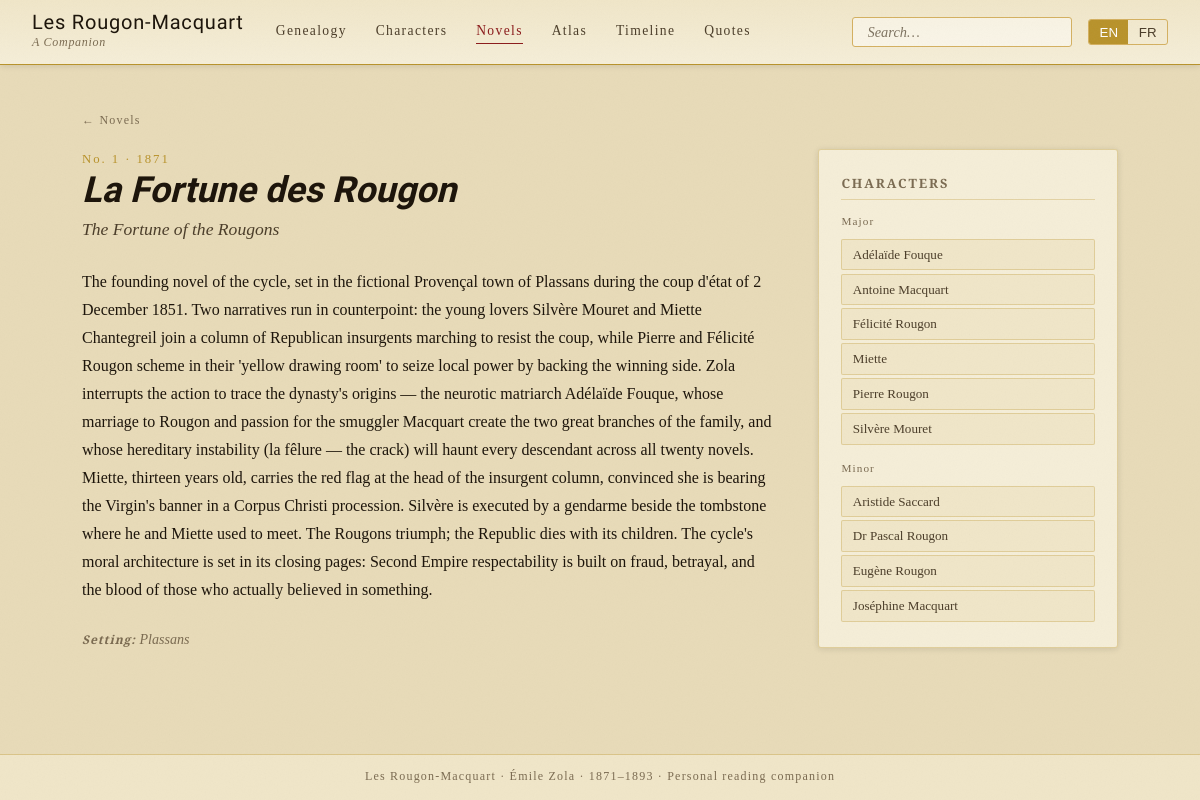
Screenshot of /novels/la-fortune-des-rougon with the database file from the repository.
### app/models.py (models this page shows, shortened)
class Novel(Base):
    __tablename__ = "novels"
    id           = Column(Integer, primary_key=True)
    number       = Column(Integer, nullable=False)          # 1–20 in series order
    slug         = Column(String(80), unique=True, nullable=False)
    title_fr     = Column(String(120), nullable=False)
    title_en     = Column(String(120), nullable=False)
    year         = Column(Integer)
    summary_en   = Column(Text)
    summary_fr   = Column(Text)
    themes       = Column(Text)                             # comma-separated
    setting      = Column(String(120))                      # primary location
    appearances  = relationship("CharacterAppearance", backref="novel", cascade="all, delete-orphan")
    events       = relationship("Event", backref="novel")

class CharacterAppearance(Base):
    __tablename__ = "character_appearances"
    id             = Column(Integer, primary_key=True)
    character_id   = Column(Integer, ForeignKey("characters.id"), nullable=False)
    novel_id       = Column(Integer, ForeignKey("novels.id"), nullable=False)
    role           = Column(String(20), default="major")   # major | minor | mentioned
    spoiler_level  = Column(Integer, default=0)            # 0 = safe, 1 = mild, 2 = heavy
    __table_args__ = (UniqueConstraint("character_id", "novel_id"),)

class Character(Base):
    __tablename__ = "characters"
    id                  = Column(Integer, primary_key=True)
    slug                = Column(String(80), unique=True, nullable=False)
    name                = Column(String(120), nullable=False)
    birth_name          = Column(String(120))               # if different
    occupation          = Column(String(120))
    branch              = Column(String(20))                # rougon | macquart | mouret | other
    generation          = Column(Integer)                   # 0=founders, 1,2,3...
    description_en      = Column(Text)
    description_fr      = Column(Text)
    physical_en         = Column(Text)
    physical_fr         = Column(Text)
    image_url           = Column(String(255))               # Wikimedia or local
    image_credit        = Column(String(255))
    tree_x              = Column(Float)
    tree_y              = Column(Float)
    featured_on_landing = Column(Boolean, default=False)    # shown on landing page tree
    appearances  = relationship("CharacterAppearance", backref="character", cascade="all, delete-orphan")
    quotes       = relationship("Quote", backref="character")
    events       = relationship("EventCharacter", backref="character")
    relations_as_a = relationship("CharacterRelation",
                                  foreign_keys="CharacterRelation.character_a_id",
                                  backref="character_a", cascade="all, delete-orphan")

### app/routers/novels.py (the view)
@router.get("/{slug}", response_class=HTMLResponse)
async def novel_detail(slug: str, request: Request, db: Session = Depends(get_db)):
    novel = db.query(Novel).filter(Novel.slug == slug).first()
    if not novel:
        raise HTTPException(status_code=404, detail="Novel not found")
    appearances = (
        db.query(CharacterAppearance)
        .filter(CharacterAppearance.novel_id == novel.id)
        .join(Character)
        .order_by(CharacterAppearance.role, Character.name)
        .all()
    )
    return templates.TemplateResponse(
        request, "novels/detail.html",
        {
            "novel": novel,
            "appearances": appearances,
        }
    )

### app/templates/novels/detail.html (shortened to what this page needs)
{% extends "base.html" %}
{% block content %}
<div class="page-container animate-in">
  <div style="margin-bottom:1rem;">
    <a href="/novels" style="font-family:var(--font-sc);font-size:0.75rem;letter-spacing:.1em;color:var(--ink-light);">← Novels</a>
  </div>
  <div style="display:grid;grid-template-columns:1fr 300px;gap:2.5rem;align-items:start;">
    <div>
      <p style="font-family:var(--font-sc);font-size:0.8rem;letter-spacing:.15em;color:var(--gold);">
        No. {{ novel.number }} · {{ novel.year }}
      </p>
      <h1 class="page-title" style="margin-bottom:.2rem;">{{ novel.title_fr }}</h1>
      <p style="font-family:var(--font-body);font-style:italic;font-size:1.1rem;color:var(--ink-faded);margin-bottom:1.5rem;">
        {{ novel.title_en }}
      </p>
      <div style="font-size:1rem;line-height:1.75;margin-bottom:1.5rem;">
        <span class="lang-text-en">{{ novel.summary_en or '' }}</span>
      </div>
      {% if novel.setting %}
      <p style="font-size:.88rem;font-style:italic;color:var(--ink-light);">
        <strong style="font-family:var(--font-sc);font-size:.75rem;letter-spacing:.08em;">Setting:</strong>
        {{ novel.setting }}
      </p>
      {% endif %}
    </div>
    <div class="character-sidebar">
      {% if appearances %}
      <h2 class="section-heading" data-en="Characters" data-fr="Personnages">Characters</h2>
      {% set majors = appearances | selectattr('role', 'equalto', 'major') | list %}
      {% set minors = appearances | selectattr('role', 'equalto', 'minor') | list %}
      {% if majors %}
      <p style="font-family:var(--font-sc);font-size:.7rem;letter-spacing:.1em;color:var(--ink-light);margin-bottom:.5rem;"
         data-en="Major" data-fr="Principaux">Major</p>
      {% for app in majors %}
      <a href="/characters/{{ app.character.slug }}" class="novel-pill" style="display:block;margin:.2rem 0;">
        {{ app.character.name }}
      </a>
      {% endfor %}
      {% endif %}
      {% if minors %}
      <p style="font-family:var(--font-sc);font-size:.7rem;letter-spacing:.1em;color:var(--ink-light);margin:.9rem 0 .5rem;"
         data-en="Minor" data-fr="Secondaires">Minor</p>
      {% for app in minors %}
      <a href="/characters/{{ app.character.slug }}" class="novel-pill" style="display:block;margin:.2rem 0;">
        {{ app.character.name }}
      </a>
      {% endfor %}
      {% endif %}
      {% endif %}
    </div>
  </div>
</div>
{% endblock %}

### app/static/css/main.css (style rules this page uses)
:root { --parchment: #f5eed8; --parchment-dark: #e8dbb8; --parchment-mid: #f0e6c8; --ink: #1a1208; --ink-faded: #4a3c28; --ink-light: #7a6a50; --rougon: #8B1a1a; --rougon-light: #c45a3a; --macquart: #1a3a5c; --macquart-light: #3a6a9c; --mouret: #2a5a2a; --mouret-light: #4a8a4a; --gold: #b8922a; --gold-light: #d4b060; --gold-pale: #f0dfa0; --shadow-sm: 0 1px 6px rgba(26,18,8,0.12); --shadow-md: 0 3px 14px rgba(26,18,8,0.18); --shadow-lg: 0 6px 28px rgba(26,18,8,0.25); --radius: 3px; --transition: 0.2s ease; --font-display: 'IM Fell English', Georgia, serif; --font-display-sc: 'IM Fell English SC', Georgia, serif; --font-body: 'Cormorant Garamond', Georgia, serif; --font-sc: 'Cormorant SC', Georgia, serif; --font-mono: 'Courier New', monospace; }
*, *::before, *::after { box-sizing: border-box; margin: 0; padding: 0; }
html { scroll-behavior: smooth; }
body { background-color: var(--parchment-dark); color: var(--ink); font-family: var(--font-body); font-size: 17px; line-height: 1.65; min-height: 100vh; display: flex; flex-direction: column; }
a { color: var(--rougon); text-decoration: none; transition: color var(--transition); }
.page-container { max-width: 1100px; margin: 0 auto; padding: 2.5rem 2rem; }
.page-title { font-family: var(--font-display); font-size: clamp(1.6rem, 3vw, 2.4rem); font-style: italic; color: var(--ink); line-height: 1.15; }
.character-sidebar { background: var(--parchment); border: 1px solid rgba(184,146,42,0.35); border-radius: var(--radius); padding: 1.4rem; box-shadow: var(--shadow-sm); }
.section-heading { font-family: var(--font-sc); font-size: 0.8rem; letter-spacing: 0.15em; color: var(--ink-light); text-transform: uppercase; margin-bottom: 0.8rem; padding-bottom: 0.3rem; border-bottom: 1px solid rgba(184,146,42,0.3); }
.novel-pill { display: inline-flex; align-items: center; gap: 0.4rem; background: var(--parchment-mid); border: 1px solid rgba(184,146,42,0.3); border-radius: 2px; padding: 0.25rem 0.65rem; margin: 0.2rem; font-size: 0.82rem; transition: background var(--transition); text-decoration: none; color: var(--ink-faded); }
.animate-in { animation: fadeUp 0.45s ease both; }

### rows the page displays
Novel: number "1", year "1871", title_fr "La Fortune des Rougon", title_en "The Fortune of the Rougons", summary_en "The founding novel of the cycle, set in the fictional Provençal town of Plassans during the coup d'état of 2 December 1851. Two narratives run in counterpoint: the young lovers Silvère Mouret and Miette Chantegreil join a column of Republican insurgents marching to resist the coup, while Pierre and Félicité Rougon scheme in their 'yellow drawing room' to seize local power by backing the winning side. Zola interrupts the action to trace the dynasty's origins — the neurotic matriarch Adélaïde Fouque, whose marriage to Rougon and passion for the smuggler Macquart create the two great branches of the family, and whose hereditary instability (la fêlure — the crack) will haunt every descendant…", setting "Plassans"
CharacterAppearance: character.name "Adélaïde Fouque"
CharacterAppearance: character.name "Antoine Macquart"
CharacterAppearance: character.name "Félicité Rougon"
CharacterAppearance: character.name "Miette"
CharacterAppearance: character.name "Pierre Rougon"
CharacterAppearance: character.name "Silvère Mouret"
CharacterAppearance: character.name "Aristide Saccard"
CharacterAppearance: character.name "Dr Pascal Rougon"
CharacterAppearance: character.name "Eugène Rougon"
CharacterAppearance: character.name "Joséphine Macquart"
